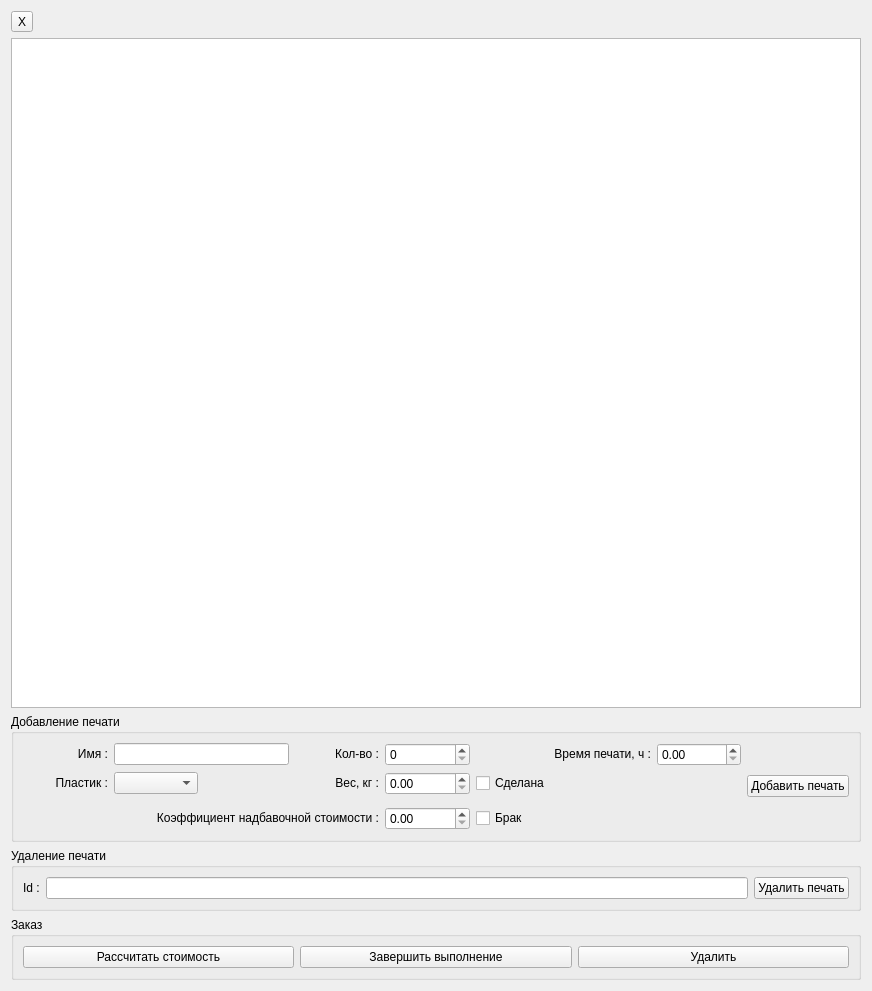
<?xml version="1.0" encoding="UTF-8"?>
<ui version="4.0">
 <class>OrderForm</class>
 <widget class="QWidget" name="OrderForm">
  <property name="geometry">
   <rect>
    <x>0</x>
    <y>0</y>
    <width>872</width>
    <height>991</height>
   </rect>
  </property>
  <property name="windowTitle">
   <string>Form</string>
  </property>
  <layout class="QGridLayout" name="gridLayout_3">
   <item row="0" column="0">
    <widget class="QToolButton" name="toolButton_close">
     <property name="text">
      <string>X</string>
     </property>
    </widget>
   </item>
   <item row="0" column="1">
    <widget class="QLabel" name="label_Order">
     <property name="text">
      <string/>
     </property>
    </widget>
   </item>
   <item row="1" column="0" colspan="2">
    <widget class="QTableView" name="tableView_Order"/>
   </item>
   <item row="2" column="0" colspan="2">
    <widget class="QGroupBox" name="groupBox_Add">
     <property name="title">
      <string>Добавление печати</string>
     </property>
     <layout class="QGridLayout" name="gridLayout">
      <item row="0" column="4">
       <widget class="QSpinBox" name="spinBox_addAmount"/>
      </item>
      <item row="0" column="3">
       <widget class="QLabel" name="label_addAmount">
        <property name="text">
         <string>&lt;html&gt;&lt;head/&gt;&lt;body&gt;&lt;p align=&quot;right&quot;&gt;Кол-во :&lt;/p&gt;&lt;/body&gt;&lt;/html&gt;</string>
        </property>
       </widget>
      </item>
      <item row="1" column="1">
       <widget class="QComboBox" name="comboBox_Plastic"/>
      </item>
      <item row="0" column="0">
       <widget class="QLabel" name="label_addName">
        <property name="text">
         <string>&lt;html&gt;&lt;head/&gt;&lt;body&gt;&lt;p align=&quot;right&quot;&gt;Имя :&lt;/p&gt;&lt;/body&gt;&lt;/html&gt;</string>
        </property>
       </widget>
      </item>
      <item row="0" column="1" colspan="2">
       <widget class="QLineEdit" name="lineEdit_addName"/>
      </item>
      <item row="1" column="0">
       <widget class="QLabel" name="label_Plastic">
        <property name="text">
         <string>&lt;html&gt;&lt;head/&gt;&lt;body&gt;&lt;p align=&quot;right&quot;&gt;Пластик :&lt;/p&gt;&lt;/body&gt;&lt;/html&gt;</string>
        </property>
       </widget>
      </item>
      <item row="1" column="3">
       <widget class="QLabel" name="label_Weight">
        <property name="text">
         <string>&lt;html&gt;&lt;head/&gt;&lt;body&gt;&lt;p align=&quot;right&quot;&gt;Вес, кг :&lt;/p&gt;&lt;/body&gt;&lt;/html&gt;</string>
        </property>
       </widget>
      </item>
      <item row="0" column="9" rowspan="4">
       <widget class="QPushButton" name="pushButton_addPrint">
        <property name="text">
         <string>Добавить печать</string>
        </property>
       </widget>
      </item>
      <item row="1" column="4">
       <widget class="QDoubleSpinBox" name="doubleSpinBox_addWeight"/>
      </item>
      <item row="0" column="5" colspan="2">
       <widget class="QLabel" name="label_Time">
        <property name="text">
         <string>&lt;html&gt;&lt;head/&gt;&lt;body&gt;&lt;p align=&quot;right&quot;&gt;Время печати, ч :&lt;/p&gt;&lt;/body&gt;&lt;/html&gt;</string>
        </property>
       </widget>
      </item>
      <item row="0" column="7">
       <widget class="QDoubleSpinBox" name="doubleSpinBox_addTime"/>
      </item>
      <item row="3" column="4">
       <widget class="QDoubleSpinBox" name="doubleSpinBox_PremiumRate"/>
      </item>
      <item row="3" column="0" colspan="4">
       <widget class="QLabel" name="label_PR">
        <property name="text">
         <string>&lt;html&gt;&lt;head/&gt;&lt;body&gt;&lt;p align=&quot;right&quot;&gt;Коэффициент надбавочной стоимости :&lt;/p&gt;&lt;/body&gt;&lt;/html&gt;</string>
        </property>
       </widget>
      </item>
      <item row="1" column="5">
       <widget class="QCheckBox" name="checkBox_Done">
        <property name="text">
         <string>Сделана</string>
        </property>
       </widget>
      </item>
      <item row="3" column="5">
       <widget class="QCheckBox" name="checkBox_Defective">
        <property name="text">
         <string>Брак</string>
        </property>
       </widget>
      </item>
     </layout>
    </widget>
   </item>
   <item row="3" column="0" colspan="2">
    <widget class="QGroupBox" name="groupBox">
     <property name="title">
      <string>Удаление печати</string>
     </property>
     <layout class="QGridLayout" name="gridLayout_2">
      <item row="0" column="0">
       <widget class="QLabel" name="label_ID">
        <property name="text">
         <string>Id :</string>
        </property>
       </widget>
      </item>
      <item row="0" column="1">
       <widget class="QLineEdit" name="lineEdit_deleteID"/>
      </item>
      <item row="0" column="2">
       <widget class="QPushButton" name="pushButton_deletePrint">
        <property name="text">
         <string>Удалить печать</string>
        </property>
       </widget>
      </item>
     </layout>
    </widget>
   </item>
   <item row="4" column="0" colspan="2">
    <widget class="QGroupBox" name="groupBox_2">
     <property name="title">
      <string>Заказ</string>
     </property>
     <layout class="QHBoxLayout" name="horizontalLayout">
      <item>
       <widget class="QPushButton" name="pushButton_findCost">
        <property name="text">
         <string>Рассчитать стоимость</string>
        </property>
       </widget>
      </item>
      <item>
       <widget class="QPushButton" name="pushButton_finish">
        <property name="text">
         <string>Завершить выполнение</string>
        </property>
       </widget>
      </item>
      <item>
       <widget class="QPushButton" name="pushButton_deleteOrder">
        <property name="text">
         <string>Удалить</string>
        </property>
       </widget>
      </item>
     </layout>
    </widget>
   </item>
  </layout>
 </widget>
 <resources/>
 <connections/>
</ui>
